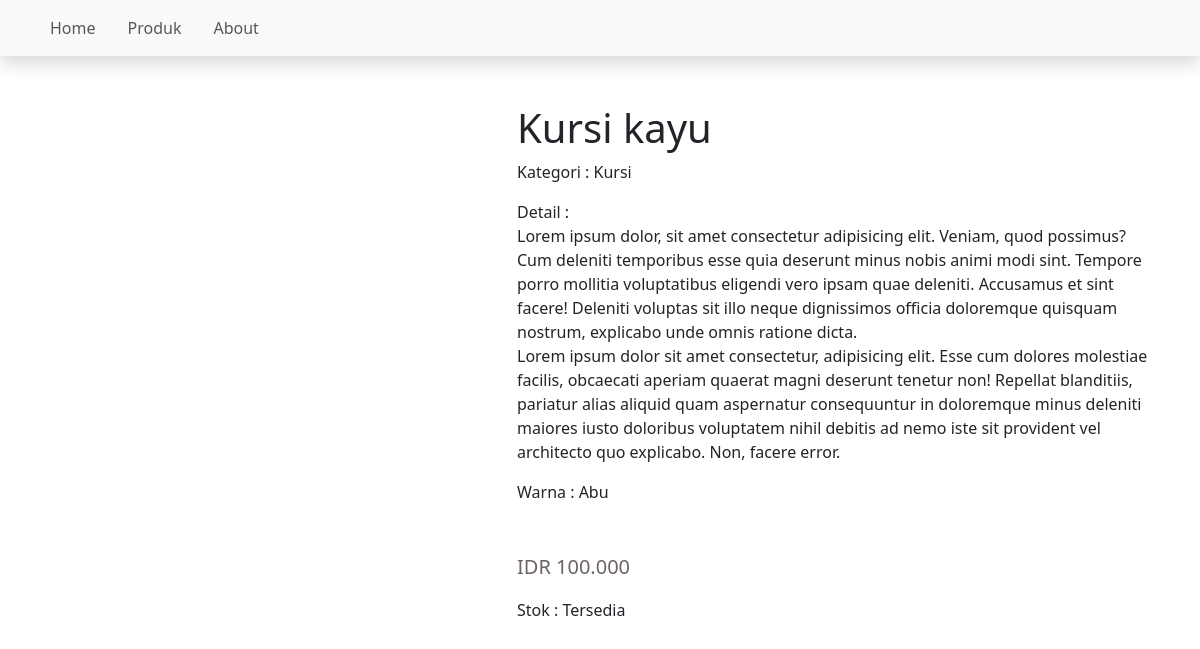
Page /detail-produk.php?nama=Kursi kayu  on the committed database.
### tables this page shows
CREATE TABLE `produk` (
  `id` int(11) NOT NULL,
  `nama` varchar(255) NOT NULL,
  `gambar` text DEFAULT NULL,
  `harga` decimal(11,0) NOT NULL,
  `detail` text DEFAULT NULL,
  `kategori_id` int(11) NOT NULL,
  `stok` enum('Tersedia','Kosong') DEFAULT 'Tersedia'
);

CREATE TABLE `kategori` (
  `id` int(11) NOT NULL,
  `nama_kategori` varchar(255) DEFAULT NULL
);

CREATE TABLE `warna` (
  `id` int(11) NOT NULL,
  `warna_produk` enum('Hitam','Putih','Abu','Coklat','Merah','Kuning') DEFAULT NULL
);

### public/detail-produk.php (the view, shortened to what this page needs)
<?php
include "../koneksi/koneksi.php";
$nama = htmlspecialchars($_GET['nama']);
$queryProduk = mysqli_query($conn, "SELECT p.nama, p.gambar, p.harga, p.detail, k.nama_kategori, w.warna_produk, p.stok FROM produk as p join tipe_produk as tp on tp.produk_id=p.id join kategori as k on k.id=p.kategori_id join warna as w on w.id=tp.warna_id WHERE nama='$nama'");
$produk = mysqli_fetch_array($queryProduk);
?>
<!DOCTYPE html>
<html lang="en">
<head>
    <?php include "template/head.php" ?>
</head>
<body>
    <?php include "template/navbar.php" ?>
    <div class="container-fluid py-5">
        <div class="container">
            <div class="row">
                <div class="col-md-5 mb-5">
                </div>
                <div class="col-md-7">
                    <h1><?php echo $produk['nama'] ?></h1>
                    <p class="mb-3">Kategori : <?php echo $produk['nama_kategori'] ?></p>
                    <p>Detail : <br>
                    <?php echo $produk['detail'] ?> <br>
                    Lorem ipsum dolor sit amet consectetur, adipisicing elit. Esse cum dolores molestiae facilis, obcaecati aperiam quaerat magni deserunt tenetur non! Repellat blanditiis, pariatur alias aliquid quam aspernatur consequuntur in doloremque minus deleniti maiores iusto doloribus voluptatem nihil debitis ad nemo iste sit provident vel architecto quo explicabo. Non, facere error.
                    </p>
                    <p>Warna : <?php echo $produk['warna_produk'] ?></p>
                    <p class="text-harga mt-5"><?php echo "IDR " . number_format($produk['harga'], 0, ',', '.') ?></p>
                    <p>Stok : <?php echo $produk['stok'] ?></p>
                </div>
            </div>
        </div>
    </div>
</body>
</html>

### public/template/head.php (shortened to what this page needs)
<link rel="stylesheet" href="../bootstrap/css/bootstrap.min.css">
<link rel="stylesheet" href="css/style.css">

### public/template/navbar.php (shortened to what this page needs)
<nav class="navbar navbar-expand-lg navbar-light bg-light shadow">
    <div class="container">
        <div class="collapse navbar-collapse" id="navbarSupportedContent">
            <ul class="navbar-nav me-auto mb-2 mb-lg-0">
                <li class="nav-item me-3">
                    <a class="nav-link" href="index.php">Home</a>
                </li>
                <li class="nav-item me-3">
                    <a class="nav-link" href="produk.php">Produk</a>
                </li>
                <li class="nav-item me-3">
                    <a class="nav-link" href="about.php">About</a>
                </li>
            </ul>
        </div>
    </div>
</nav>

### public/css/style.css (style rules this page uses)
.text-harga { font-size: 20px; color: #6c6266; }

### rows in the picture
produk: nama "Kursi kayu", kategori.nama_kategori "Kursi", detail "Lorem ipsum dolor, sit amet consectetur adipisicing elit. Veniam, quod possimus? Cum deleniti temporibus esse quia deserunt minus nobis animi modi sint. Tempore porro mollitia voluptatibus eligendi vero ipsam quae deleniti. Accusamus et sint facere! Deleniti voluptas sit illo neque dignissimos officia doloremque quisquam nostrum, explicabo unde omnis ratione dicta.", warna.warna_produk "Abu", harga "100.000", stok "Tersedia"
